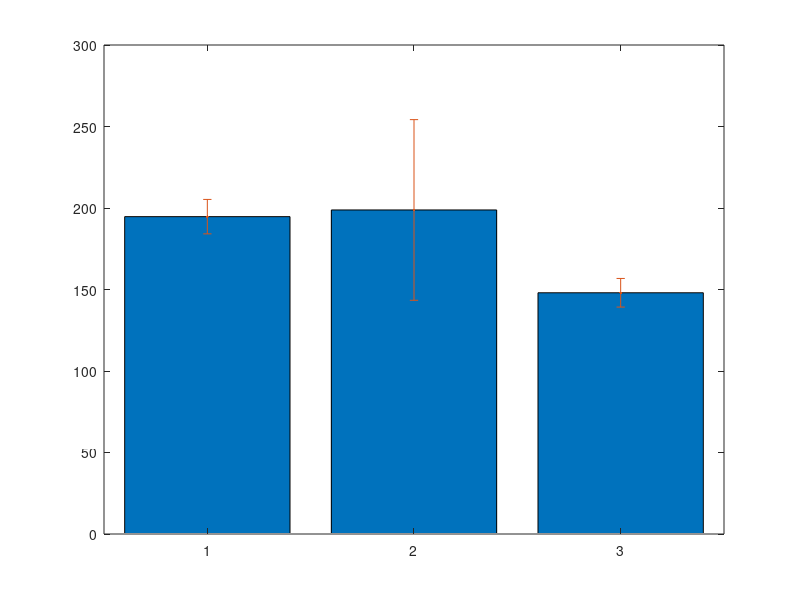
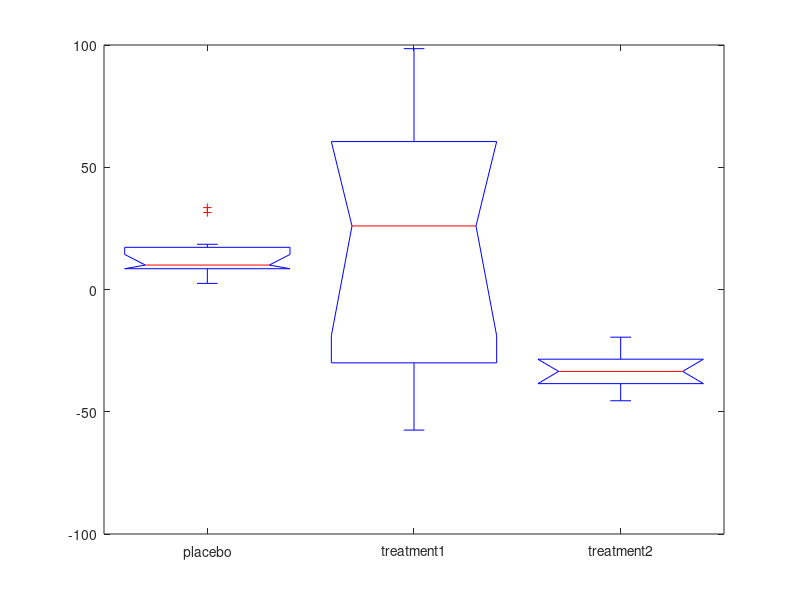
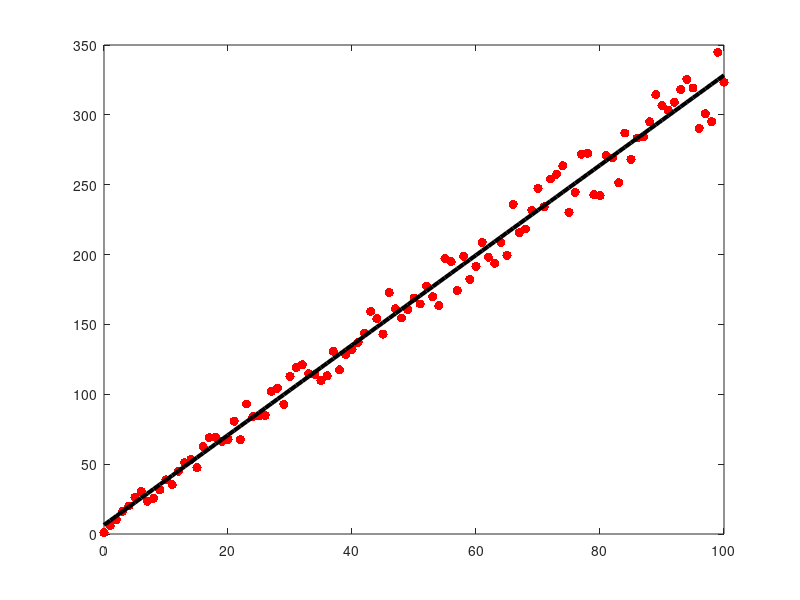
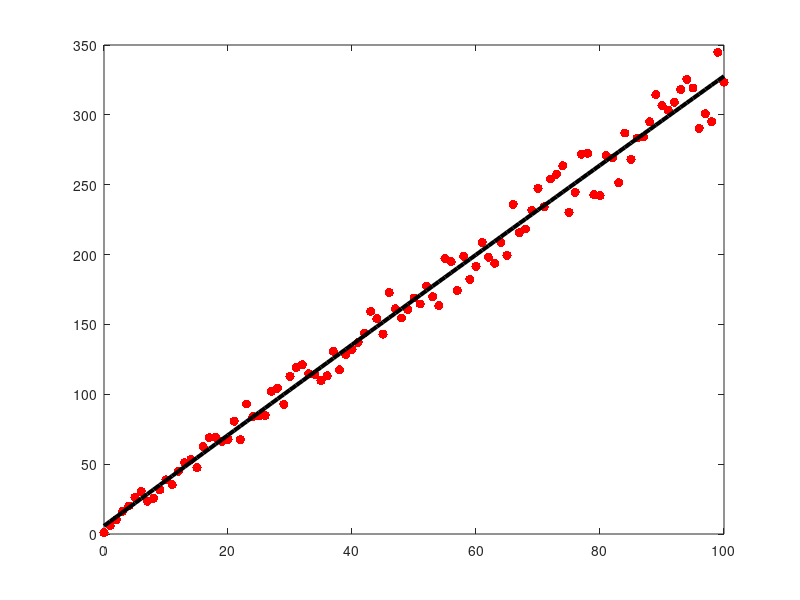

Write the MATLAB code that produced these figures, in order. (Note: this script raises an error after producing the figures.)
%In class 19
clear all; close all
% Problem 1. Imagine a clincal trial for two drugs that are intended to lower
% cholesterol. Assume 30 subjects are randomly divided into 3 groups that
% either receive a placebo or one of the two treatments. The mean initials
% levels of total cholesterol in each group are the same. The final
% measurements look like

placebo = [   194   183   199   189   189   214   212   186   191   190];
treatment1 = [    138   217   188   126   249   217   255   196   279   123];
treatment2 =[   152   152   151   143   161   142   142   141   161   135];
%A. Make a bar plot of the means of each group with errorbars (Hint, use
%bar and then use 'hold on' and then errorbar). 
placebo_mean=mean(placebo);
treatment1_mean=mean(treatment1);
treatment2_mean=mean(treatment2);
means=[ placebo_mean treatment1_mean treatment2_mean];
std_devs=[std(placebo), std(treatment1), std(treatment2)];
figure(1)
bar(means)
hold on
errorbar(means, std_devs, '.')
hold off
%B. Run a one way ANOVA analysis to see whether any of the treatment groups showed
%a statistically signficant difference. 
data=[placebo, treatment1, treatment2];
groups={'placebo','placebo','placebo','placebo','placebo','placebo','placebo','placebo','placebo','placebo', 'treatment1', 'treatment1', 'treatment1', 'treatment1', 'treatment1', 'treatment1', 'treatment1', 'treatment1', 'treatment1', 'treatment1', 'treatment2', 'treatment2', 'treatment2', 'treatment2', 'treatment2', 'treatment2', 'treatment2', 'treatment2', 'treatment2', 'treatment2'};
figure(2)
[p, table, stats]=anova1(data,groups)
%C. use the multcompare function to look at all pairs of samples and
%indicate which are significantly different. 
figure(3)
multcompare(stats)
%treatment 2 is significantly different from placebo

%Problem 2. In this directory, you will find a .mat file with three
%variables, xdat, ydat, and ydat2. For each pair (xdat, ydat) and (xdat,
%ydat2), fit the data to a first, second and third order polynomial. Which
%one is the best fit in each case? In at least one of the cases, do the
%problem with both the polyfit/polyval functions and with the 'fit' function.

data=load('data.mat');
%xdat, ydat
%1st order is best
x=data.xdat;
y=data.ydat;
yy=data.ydat2;
figure(4)
plot(x, y, 'r.', 'MarkerSize', 20);
[coeff_x1, ~] = polyfit(x, y,1);
hold on;
plot(x, polyval(coeff_x1, x), 'k-', 'LineWidth', 3);
hold off;
figure(5)
plot(x, y, 'r.', 'MarkerSize', 20);
[coeff_x2, ~] = polyfit(x, y,2);
hold on;
plot(x, polyval(coeff_x2, x), 'k-', 'LineWidth', 3);
hold off;
figure(6)
plot(x, y, 'r.', 'MarkerSize', 20);
[coeff_x3, ~] = polyfit(x, y,3);
hold on;
plot(x, polyval(coeff_x3, x), 'k-', 'LineWidth', 3);
hold off;

%xdat, ydat2
%3rd order is best
figure(7)
plot(x, y, 'r.', 'MarkerSize', 20);
[coeff_xx1, ~] = polyfit(x, yy,1);
hold on;
plot(x, polyval(coeff_xx1, x), 'k-', 'LineWidth', 3);
hold off;
figure(8)
plot(x, yy, 'r.', 'MarkerSize', 20);
[coeff_xx2, ~] = polyfit(x, yy,2);
hold on;
plot(x, polyval(coeff_xx2, x), 'k-', 'LineWidth', 3);
hold off;
figure(9)
plot(x, yy, 'r.', 'MarkerSize', 20);
[coeff_xx3, ~] = polyfit(x, yy,3);
hold on;
plot(x, polyval(coeff_xx3, x), 'k-', 'LineWidth', 3);
hold off;

%xdat,ydat2 with fit
figure(10)
fit_out1 = fit(x', yy', 'poly1');
plot(fit_out1, x, yy)
figure(11)
fit_out2 = fit(x', yy', 'poly2');
plot(fit_out2, x, yy)
figure(12)
fit_out3 = fit(x', yy', 'poly3');
plot(fit_out3, x, yy)
